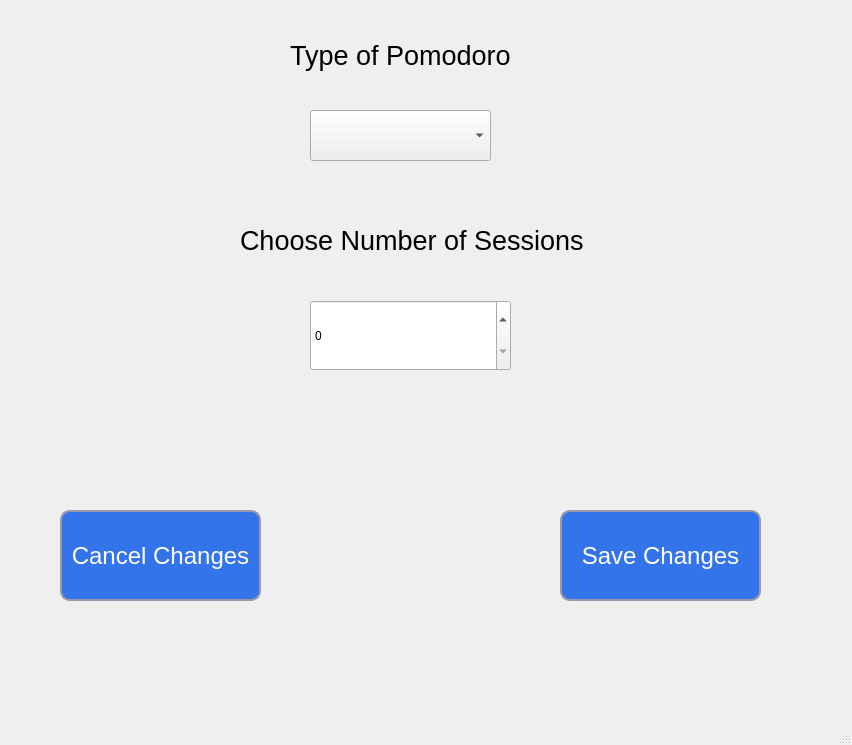
<?xml version="1.0" encoding="UTF-8"?>
<ui version="4.0">
 <class>Pomodoro_Settings_Window</class>
 <widget class="QMainWindow" name="Pomodoro_Settings_Window">
  <property name="geometry">
   <rect>
    <x>0</x>
    <y>0</y>
    <width>852</width>
    <height>745</height>
   </rect>
  </property>
  <property name="windowTitle">
   <string>Pomodoro Settings</string>
  </property>
  <widget class="QWidget" name="centralwidget">
   <widget class="QComboBox" name="combo_box_type_of_pomodoro">
    <property name="geometry">
     <rect>
      <x>310</x>
      <y>110</y>
      <width>181</width>
      <height>51</height>
     </rect>
    </property>
   </widget>
   <widget class="QLabel" name="label_5">
    <property name="geometry">
     <rect>
      <x>290</x>
      <y>20</y>
      <width>681</width>
      <height>71</height>
     </rect>
    </property>
    <property name="font">
     <font>
      <pointsize>20</pointsize>
     </font>
    </property>
    <property name="text">
     <string>Type of Pomodoro</string>
    </property>
   </widget>
   <widget class="QLabel" name="label_6">
    <property name="geometry">
     <rect>
      <x>240</x>
      <y>210</y>
      <width>781</width>
      <height>61</height>
     </rect>
    </property>
    <property name="font">
     <font>
      <pointsize>20</pointsize>
     </font>
    </property>
    <property name="text">
     <string>Choose Number of Sessions</string>
    </property>
   </widget>
   <widget class="QSpinBox" name="spin_box_number_of_sessions">
    <property name="geometry">
     <rect>
      <x>310</x>
      <y>300</y>
      <width>201</width>
      <height>71</height>
     </rect>
    </property>
   </widget>
   <widget class="QPushButton" name="btn_save">
    <property name="geometry">
     <rect>
      <x>560</x>
      <y>510</y>
      <width>201</width>
      <height>91</height>
     </rect>
    </property>
    <property name="font">
     <font>
      <family>MS Sans Serif</family>
      <pointsize>18</pointsize>
     </font>
    </property>
    <property name="styleSheet">
     <string notr="true">QPushButton {
	border-style: solid;
	border-width: 2px;
	border-color: #9999aa;
	border-radius: 10px;
	color: white;
	background-color: #3474eb
}

QPushButton:enabled {
	background-color: #3474eb
	color: white;
}

QPushButton:pressed {
	background-color: #0d2f72;
	color: #fffffe;
}

QPushButton:hover:!pressed {
	background-color: E1F4FF;
	color: 0c2f70;
}

QPushButton:disabled {
	background-color: #aaaaaa;
	color: #ffffff;
}</string>
    </property>
    <property name="text">
     <string>Save Changes</string>
    </property>
   </widget>
   <widget class="QPushButton" name="btn_cancel">
    <property name="geometry">
     <rect>
      <x>60</x>
      <y>510</y>
      <width>201</width>
      <height>91</height>
     </rect>
    </property>
    <property name="font">
     <font>
      <family>MS Sans Serif</family>
      <pointsize>18</pointsize>
     </font>
    </property>
    <property name="styleSheet">
     <string notr="true">QPushButton {
	border-style: solid;
	border-width: 2px;
	border-color: #9999aa;
	border-radius: 10px;
	color: white;
	background-color: #3474eb
}

QPushButton:enabled {
	background-color: #3474eb
	color: white;
}

QPushButton:pressed {
	background-color: #0d2f72;
	color: #fffffe;
}

QPushButton:hover:!pressed {
	background-color: E1F4FF;
	color: 0c2f70;
}

QPushButton:disabled {
	background-color: #aaaaaa;
	color: #ffffff;
}</string>
    </property>
    <property name="text">
     <string>Cancel Changes</string>
    </property>
   </widget>
   <widget class="QLabel" name="lbl_wrong_inputs">
    <property name="geometry">
     <rect>
      <x>380</x>
      <y>512</y>
      <width>371</width>
      <height>21</height>
     </rect>
    </property>
    <property name="font">
     <font>
      <pointsize>11</pointsize>
     </font>
    </property>
    <property name="text">
     <string/>
    </property>
   </widget>
  </widget>
  <widget class="QMenuBar" name="menubar">
   <property name="geometry">
    <rect>
     <x>0</x>
     <y>0</y>
     <width>852</width>
     <height>21</height>
    </rect>
   </property>
  </widget>
  <widget class="QStatusBar" name="statusbar"/>
 </widget>
 <resources/>
 <connections/>
</ui>
